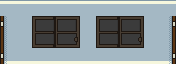

Tiled map render using the project's own tile images. Description and the map definition, with tile-layer contents summarised, below:
An orthogonal 11x4 tile map with 16x16 px tiles, 1 tile layer (main) and 2 objects (2x item).

<map version="1.0" orientation="orthogonal" width="11" height="4" tilewidth="16" tileheight="16">
 <tileset firstgid="1" name="tiles" tilewidth="16" tileheight="16">
  <image source="../../../data/tiles.png" trans="000000" width="256" height="256" />
 </tileset>
 <layer name="main" width="11" height="4">
  <data>[44 cells, 44 non-empty, 15 distinct tile ids]</data>
 </layer>
 <objectgroup name="objects" width="11" height="4">
  <object type="item" x="112" y="48" width="16" height="16" />
  <object type="item" x="80" y="32" width="16" height="16" />
 </objectgroup>
</map>
